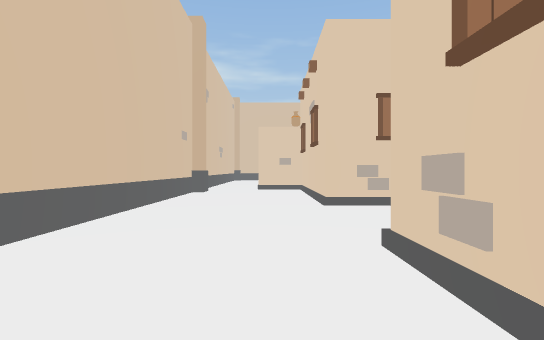
[1] (above)

24 first-person views from a walk through a scene from a Unity 3-D project. The camera is 1.3 m above the floor, looks level and sees 85° across. The floor is counted in squares, 2 m on a side. Each view is taken from the middle of a square. On the plan, view 1 faces up. The plan holds only what a view shows up to about 9 squares ahead; the rest is blank. The place goes on beyond the plan.

[2]
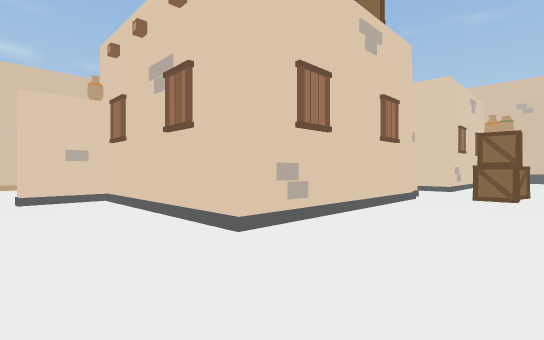

[3]
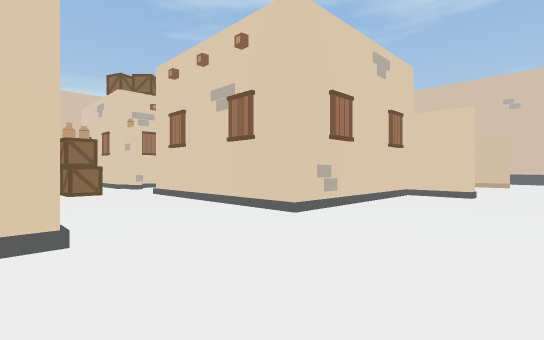

[4]
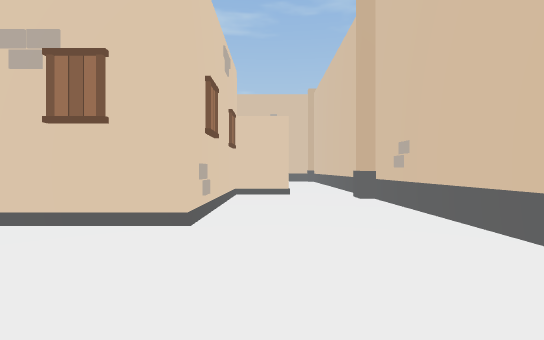

[5]
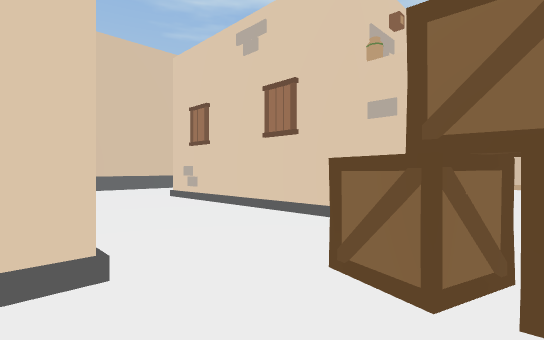

[6]
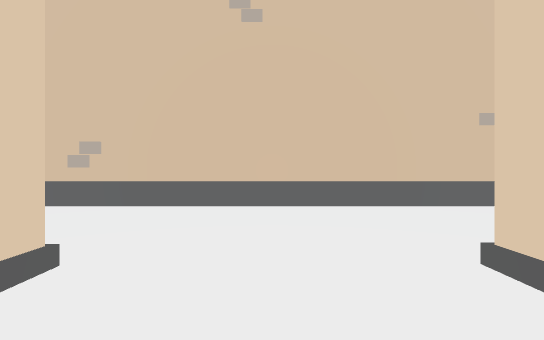

[7]
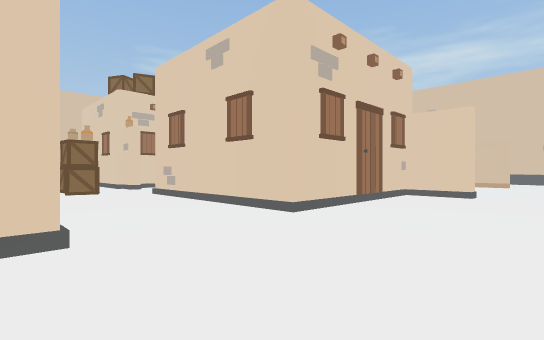

[8]
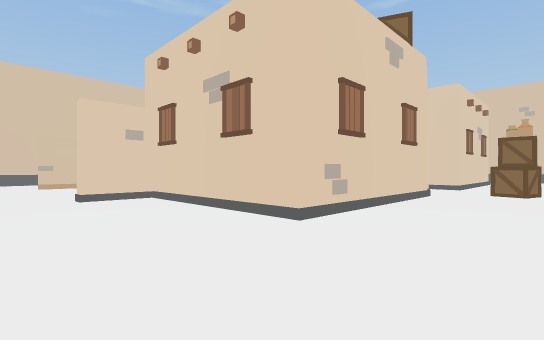

[9]
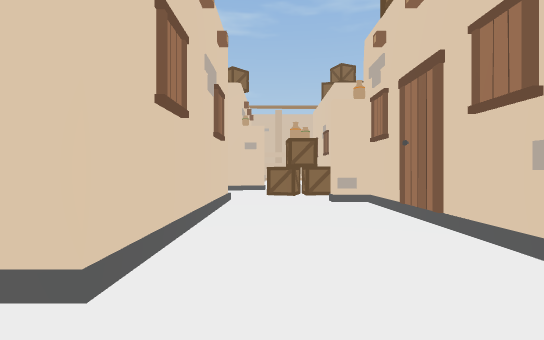

[10]
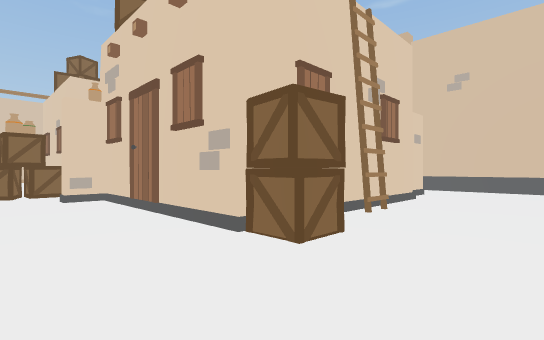

[11]
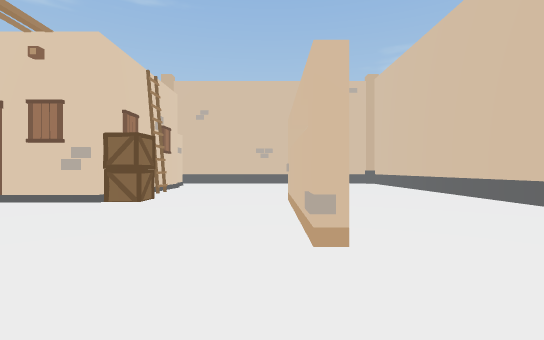

[12]
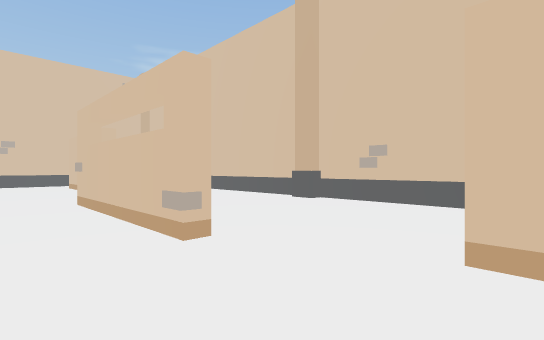

[13]
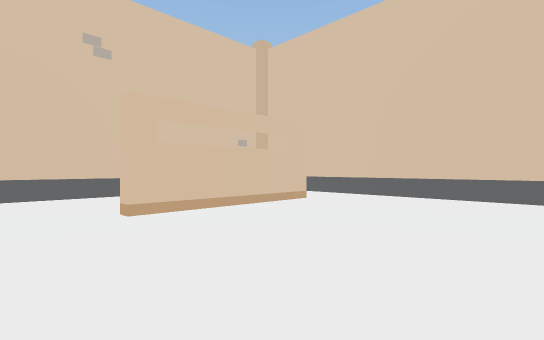

[14]
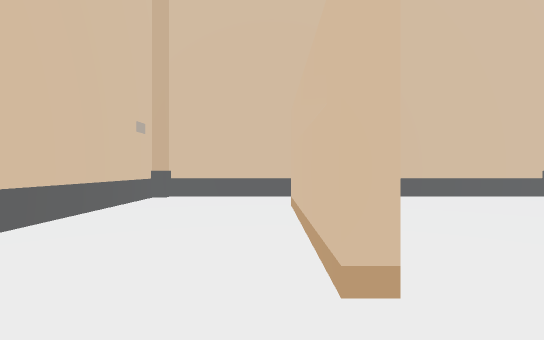

[15]
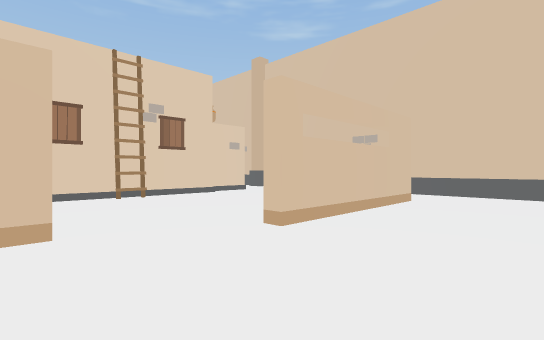

[16]
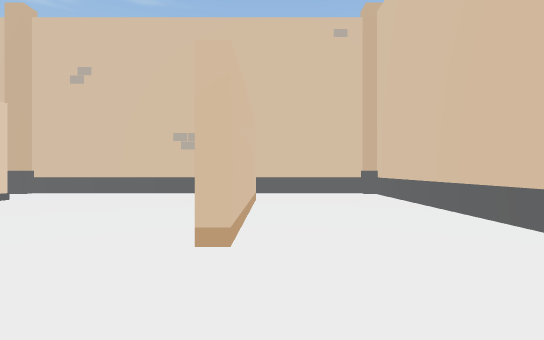

[17]
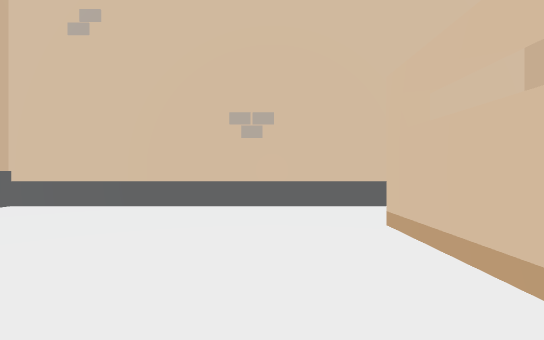

[18]
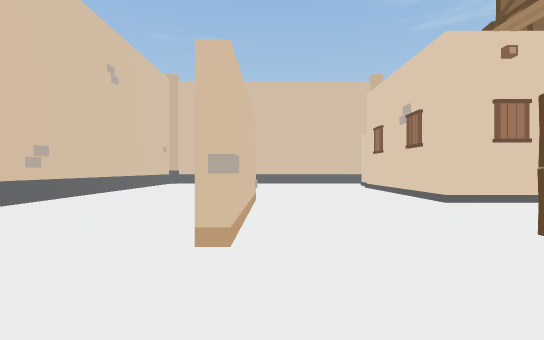

[19]
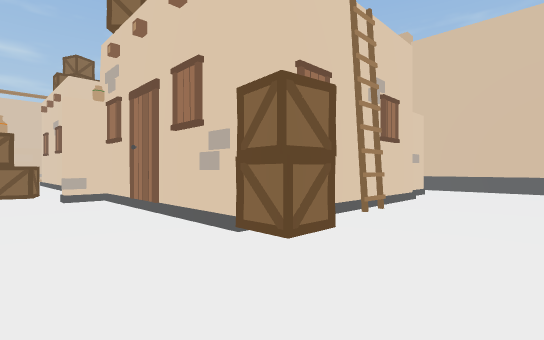

[20]
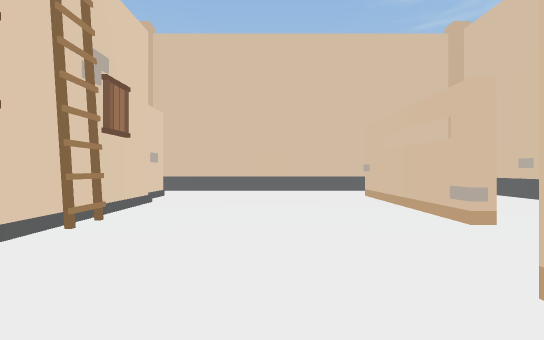

[21]
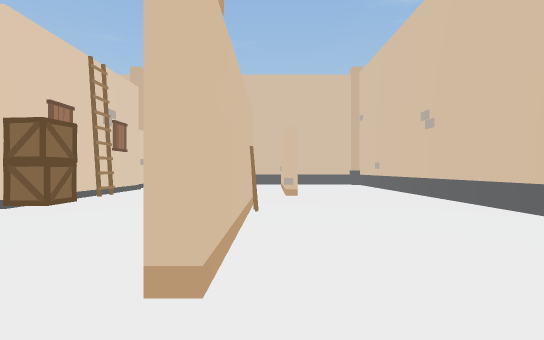

[22]
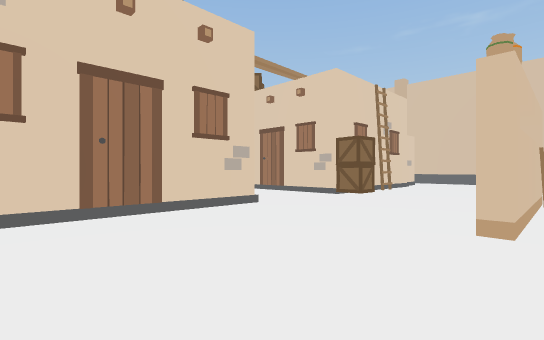

[23]
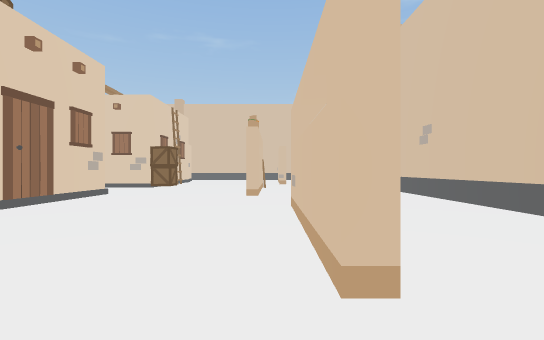

[24]
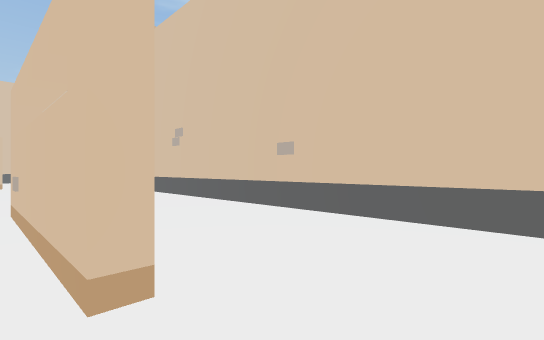

### Floor plan
Key: @ floor where view 1 was taken; # wall or solid block; . floor; O other object.
Columns run from 3 left of view 1 to 18 right of it. Each row starts with its distance up from view 1.
 19 ######################
 18 #....................#
 17 #....................#
 16 #....................#
 15 #..####........####..#
 14 #........O##O........#
 13 #....................#
 12 #....................#
 11 #........O...........#
 10 #..O#####O..#### O#..#
  9 ##..#   ##..#    #..##
  8 #...#    #..#    #...#
  7 #...#   ##..#    #...#
  6 #...#####O..######...#
  5 #....................#
  4 #.........OO.........#
  3 #....................#
  2 #...O#####.OO#####...#
  1 #...##    ..##   #...#
  0 #..@#     ..#    #...#
 -1 ##..#     ..#    #..
 -2  ..#######..O ####O..
 -3 #...........O........#
 -4   ...................#
 -5   ...................#
 -6   ...................
 -7  .....O..###O..O.....
 -8  ..#### ....... ###
 -9  ......  .........
-10  ..................
-11  ###################

Positions as (right, up) in squares from view 1, and headings:
1: (0, 0), facing up
2: (-1, 3), facing up-right
3: (-2, 6), facing down-right
4: (0, 6), facing down
5: (7, 6), facing down-right
6: (12, 4), facing right
7: (17, 2), facing up-left
8: (17, 5), facing down-left
9: (8, 12), facing down
10: (8, 13), facing down-left
11: (12, 14), facing left
12: (12, 13), facing up-left
13: (10, 11), facing up-right
14: (10, 16), facing right
15: (6, 18), facing down-left
16: (6, 16), facing left
17: (3, 14), facing left
18: (3, 14), facing right
19: (7, -5), facing up-right
20: (8, -5), facing right
21: (4, -7), facing right
22: (2, -7), facing up-right
23: (-2, -7), facing right
24: (-2, -7), facing down-right
